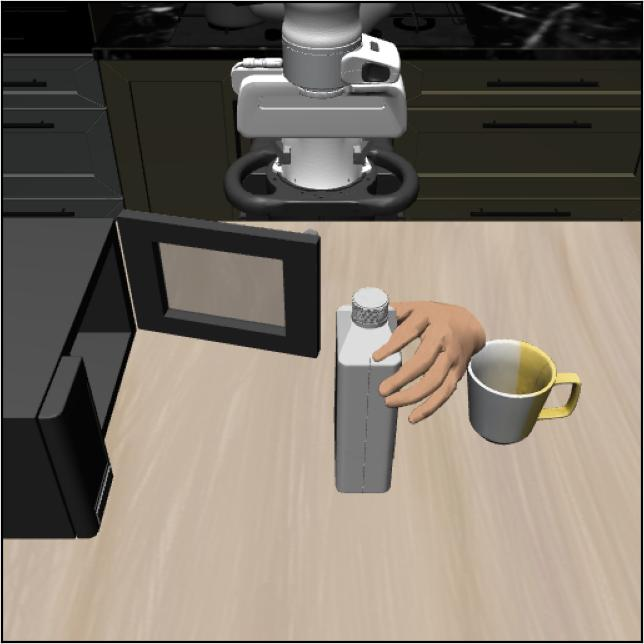
#> input picture paper/figs/sysfig_assets/obs.jpg, 644 x 644 px; its folder holds 6 pictures in this run
$ python fig_system_block.py
#> lines starting #> are read from the running program, lines starting #| are printed output that depends on the picture
"""System-overview block diagram in the style of Brunke et al. (RA-L 2025)
Fig. 2: module boxes, labelled signal arrows carrying the variables, real
thumbnails next to the perception / robot modules, the core module
highlighted, two tiers (per-episode synthesis above, 20 Hz control loop
below) with a feedback arrow.

Every module and signal here is the deployed board configuration
(Tables III/IV): open-vocabulary detection + depth, VLM predicate grounding,
FOL election + routing, barrier synthesis, frozen pi0.5 flow map with the
in-denoising projection sweep (ramp w_k), checked prefix certificate +
selection, robot at 20 Hz executing the 5-step prefix.

Thumbnails: paper/figs/sysfig_assets/ (obs.jpg, guard.jpg, exec.jpg) --
real LIBERO-Safety frames (oah L2 t14).
Output: paper/figs/fig_system_block.png/.pdf
"""
import pathlib

import matplotlib
matplotlib.use("Agg")
import matplotlib.pyplot as plt
import numpy as np
from matplotlib.patches import FancyArrowPatch, FancyBboxPatch, Rectangle

FIGDIR = pathlib.Path(__file__).resolve().parent
ASSETS = FIGDIR / "sysfig_assets"

W, H = 13.6, 5.7
FS = 7.2
INK, MUTED = "#1c232e", "#5a6472"
BOX_FC, BOX_EC = "#ffffff", "#3a4350"
CORE_FC, CORE_EC = "#fff1f0", "crimson"
BAND_TOP, BAND_BOT = "#f4f1ea", "#eef3f8"


def box(ax, x, y, w, h, title, body=None, core=False, z=3):
    fc, ec, lw = (CORE_FC, CORE_EC, 1.4) if core else (BOX_FC, BOX_EC, 0.9)
    ax.add_patch(FancyBboxPatch((x, y), w, h, boxstyle="round,pad=0,rounding_size=0.06",
                                facecolor=fc, edgecolor=ec, lw=lw, zorder=z))
    if body:
        ax.text(x + w / 2, y + h - 0.13, title, ha="center", va="top",
                fontsize=FS + 0.8, fontweight="bold",
                color=CORE_EC if core else INK, zorder=z + 1)
        ax.text(x + w / 2, y + (h - 0.3) / 2, body, ha="center", va="center",
                fontsize=FS - 0.6, color=INK, zorder=z + 1, linespacing=1.25)
    else:
        ax.text(x + w / 2, y + h / 2, title, ha="center", va="center",
                fontsize=FS + 0.8, fontweight="bold",
                color=CORE_EC if core else INK, zorder=z + 1)


def arrow(ax, p, q, label=None, lab_dx=0.0, lab_dy=0.08, ha="center",
          va="bottom", style="-|>", ls="-", color="0.25", z=4, via=None):
    pts = [p] + (via or []) + [q]
    for a, b in zip(pts[:-1], pts[1:]):
        last = b is q
        ax.add_patch(FancyArrowPatch(a, b, arrowstyle=style if last else "-",
                                     mutation_scale=9, lw=0.9, color=color,
                                     ls=ls, zorder=z, shrinkA=0, shrinkB=0))
    if label:
        m = np.mean(pts, axis=0) if len(pts) == 2 else np.asarray(pts[len(pts) // 2])
        ax.text(m[0] + lab_dx, m[1] + lab_dy, label, fontsize=FS - 1,
                color=MUTED, ha=ha, va=va, zorder=z + 1, linespacing=1.15,
                bbox=dict(facecolor="white", edgecolor="none", pad=0.6,
                          alpha=0.85))


def thumb(ax, x, y, s, name, caption):
#> called with x = 0.2, y = 3.3, s = 1.75, name = 'obs.jpg', caption = 'RGB-D, proprioception, instruction ℓ'
    img = plt.imread(ASSETS / name)
#> img is the input picture: shape (644, 644, 3); mean R, G, B 122.9, 114.2, 103.8
    ax.imshow(img, extent=[x, x + s, y, y + s], zorder=3, aspect="auto")
    ax.add_patch(Rectangle((x, y), s, s, facecolor="none", edgecolor="0.5",
                           lw=0.6, zorder=4))
    ax.text(x + s / 2, y - 0.06, caption, ha="center", va="top",
            fontsize=FS - 1, color=MUTED, zorder=5)


def main():
    fig = plt.figure(figsize=(W, H), dpi=300)
    ax = fig.add_axes([0, 0, 1, 1])
    ax.set_xlim(0, W), ax.set_ylim(0, H), ax.set_aspect("equal")
    ax.axis("off")

    # tier bands
    ax.add_patch(Rectangle((0.05, 3.05), W - 0.1, 2.6, facecolor=BAND_TOP,
                           edgecolor="none", zorder=0))
    ax.add_patch(Rectangle((0.05, 0.05), W - 0.1, 2.85, facecolor=BAND_BOT,
                           edgecolor="none", zorder=0))
    ax.text(0.15, 5.55, "Identification  ·  once per episode, re-read at every replan",
            fontsize=FS + 0.5, color=MUTED, va="top", fontweight="bold")
    ax.text(0.15, 2.82, "Enforcement  ·  every action chunk (20 Hz, 5-step executed prefix)",
            fontsize=FS + 0.5, color=MUTED, va="top", fontweight="bold")

    # ---------------- top tier ----------------
    thumb(ax, 0.2, 3.3, 1.75, "obs.jpg", "RGB-D, proprioception, instruction ℓ")
    box(ax, 2.55, 4.3, 2.35, 0.8, "Open-vocabulary detection",
        "GroundingDINO + depth back-projection\npercentile-box extents")
    box(ax, 2.55, 3.3, 2.35, 0.8, "Predicate grounding",
        "small VLM, 3 votes, cached per task\n(or hand heuristics + priors, floor 0.5)")
    arrow(ax, (1.95, 4.5), (2.55, 4.7))
    arrow(ax, (1.95, 3.9), (2.55, 3.7))

    box(ax, 5.6, 3.5, 2.55, 1.4, "FOL hazard election + routing",
        "Hazard(x) := Prot ∨ Mov ∨ (Near ∧ ¬Ment ∧ ¬Tgt)\n"
        "ranked protected-first, top-2 guard set\n"
        "avoid  |  duality disengage  |  abstain")
    arrow(ax, (4.9, 4.7), (5.6, 4.55), "positions $o_m$, extents", lab_dy=0.1)
    arrow(ax, (4.9, 3.7), (5.6, 3.85),
          "Protected, Referenced,\nHot / Sharp, Moving (>1 cm)", lab_dy=-0.12,
          va="top")

    box(ax, 8.85, 3.5, 2.5, 1.4, "Barrier synthesis",
        "$B_j(p)=\\min_{m,q}\\|p+q-o_m\\|-(r_{\\mathrm{eff},m}+\\lambda j)$\n"
        "$r_{\\mathrm{eff}}$ = class envelope + eef 0.09 + 0.01\n"
        "corridor ×0.4 along eef→target/dest; companions ±")
    arrow(ax, (8.15, 4.2), (8.85, 4.2), "guard set $G$,\ncorridor anchors",
          lab_dy=0.1)
    thumb(ax, 11.65, 3.3, 1.75, "guard.jpg", "elected guard (real frame)")
#> call 2 of thumb, with x = 11.65, y = 3.3, s = 1.75, name = 'guard.jpg', caption = 'elected guard (real frame)'
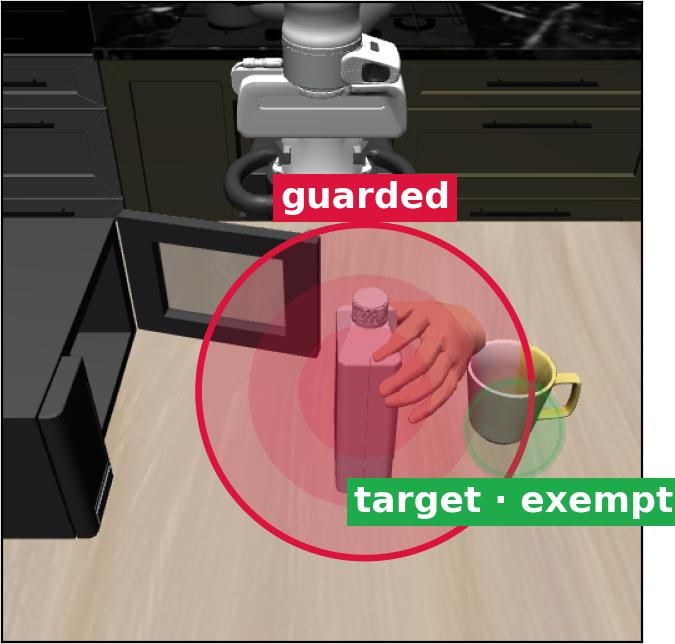
#> input picture paper/figs/sysfig_assets/guard.jpg, 675 x 644 px
#> in thumb, img is the input picture: shape (644, 675, 3); mean R, G, B 130.8, 111.7, 103.9
    arrow(ax, (11.35, 4.2), (11.65, 4.2))

    # ---------------- bottom tier ----------------
    box(ax, 0.2, 0.7, 3.9, 1.5, "Frozen π$_{0.5}$ flow map",
        "10 Euler steps, $K{=}8$ noise seeds $z \\sim N(0,I)$,\n"
        "one shared vision-language KV cache\n\n\n")
    # inner module: projection sweep
    ax.add_patch(FancyBboxPatch((0.4, 0.85), 3.5, 0.5,
                                boxstyle="round,pad=0,rounding_size=0.05",
                                facecolor="#fdf3e7", edgecolor="#b45309",
                                lw=0.9, zorder=5))
    ax.text(2.15, 1.10, "in-denoising projection sweep at step $k$ · brake-then-push · weight $w_k$ (ramp: 0, 0, 0.2→1)",
            ha="center", va="center", fontsize=FS - 1, color="#7a3e05", zorder=6)
    ax.text(0.1, 1.45, "$z$", fontsize=FS, ha="right", va="center", color=MUTED)

    box(ax, 4.85, 0.7, 3.3, 1.5, "Checked prefix certificate + selection",
        "re-roll executed prefix, chain $B_j \\geq (1-\\gamma) B_{j-1}$, γ=0.9\n"
        "score: feasible ≻ min margin ≻ progress\n"
        "all fail → argmax-margin, margin reported", core=True)
    arrow(ax, (4.1, 1.45), (4.85, 1.45), "$K$ candidate\nchunks $a^{(1..K)}$", lab_dy=0.12)

    box(ax, 8.9, 0.7, 1.75, 1.5, "Robot",
        "executes 5-step prefix,\nreplans")
    arrow(ax, (8.15, 1.45), (8.9, 1.45), "certified prefix\n$a_{1:5}$", lab_dy=0.12)
    thumb(ax, 11.65, 0.5, 1.75, "exec.jpg", "execution (real keyframe)")
#> call 3 of thumb, with x = 11.65, y = 0.5, s = 1.75, name = 'exec.jpg', caption = 'execution (real keyframe)'
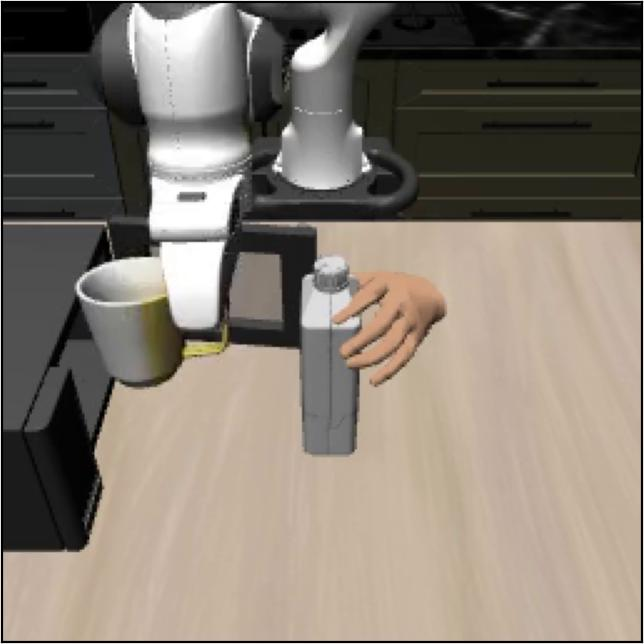
#> input picture paper/figs/sysfig_assets/exec.jpg, 644 x 644 px
#> in thumb, img is the input picture: shape (644, 644, 3); mean R, G, B 133.7, 124.4, 113.8
    arrow(ax, (10.65, 1.45), (11.65, 1.45))

    # barrier -> enforcement (both the sweep and the certificate)
    arrow(ax, (10.1, 3.5), (6.5, 2.3), via=[(10.1, 2.95), (6.5, 2.95)],
          label="$B_j$, corridor, $G$", lab_dx=0.0, lab_dy=0.07)
    arrow(ax, (6.5, 2.95), (2.15, 2.3), via=[(2.15, 2.95)], style="-|>")

    # feedback: robot -> observations (dashed)
    arrow(ax, (9.8, 0.7), (1.07, 3.3),
          via=[(9.8, 0.25), (0.12, 0.25), (0.12, 2.6), (1.07, 2.6)],
          ls=(0, (4, 2.5)), color="0.4")
    ax.text(5.0, 0.27, "observations · eef $p$ · object positions (20 Hz)",
            fontsize=FS - 1, color=MUTED, ha="center", va="bottom", zorder=5,
            bbox=dict(facecolor=BAND_BOT, edgecolor="none", pad=0.6))
    arrow(ax, (0.12, 1.95), (0.2, 1.95), ls=(0, (4, 2.5)), color="0.4")

    for e in ("png", "pdf"):
        p = FIGDIR / f"fig_system_block.{e}"
        fig.savefig(p, dpi=300, bbox_inches="tight", pad_inches=0.02)
        print("wrote", p)
#> this loop made 2 passes
#> pass 1, in main, `fig.savefig(p, dpi=300, bbox_inches="tight", pad_inches=0.02)`:
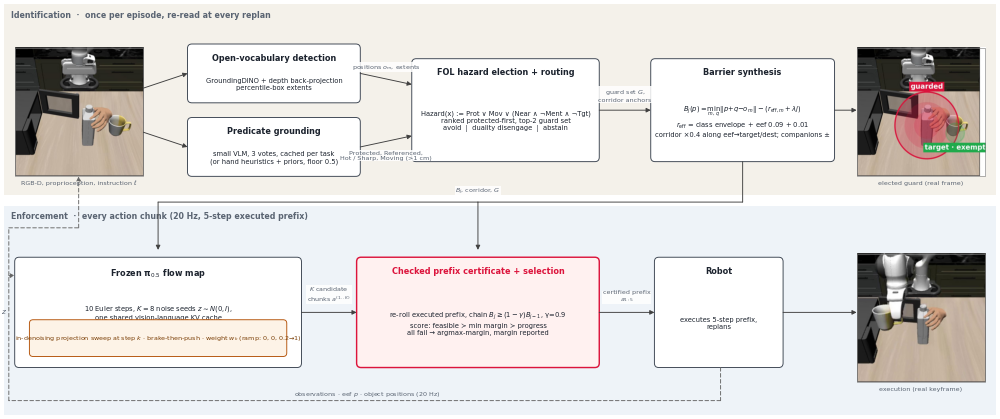
#> figure drawn by matplotlib, 1 panel


if __name__ == "__main__":
    main()
